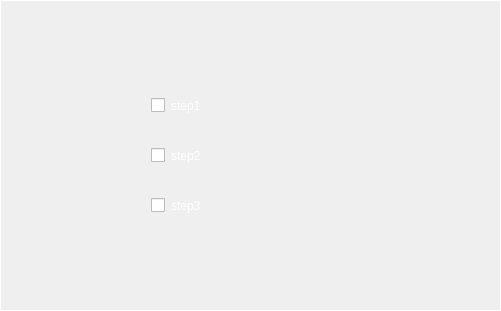
     <widget class="QFrame" name="mission_frame">
      <property name="geometry">
       <rect>
        <x>500</x>
        <y>520</y>
        <width>501</width>
        <height>311</height>
       </rect>
      </property>
      <property name="styleSheet">
       <string notr="true"> border: 1px solid white;
</string>
      </property>
      <property name="frameShape">
       <enum>QFrame::StyledPanel</enum>
      </property>
      <property name="frameShadow">
       <enum>QFrame::Raised</enum>
      </property>
      <widget class="QLabel" name="label_31">
       <property name="geometry">
        <rect>
         <x>100</x>
         <y>10</y>
         <width>321</width>
         <height>91</height>
        </rect>
       </property>
       <property name="styleSheet">
        <string notr="true">
font: 40px 15pt &quot;Ubuntu Condensed&quot;; 
border: 1px solid transparent;

color :rgb(238, 238, 236)</string>
       </property>
       <property name="text">
        <string>Mission Steps</string>
       </property>
      </widget>
      <widget class="QCheckBox" name="checkBox">
       <property name="geometry">
        <rect>
         <x>150</x>
         <y>80</y>
         <width>221</width>
         <height>51</height>
        </rect>
       </property>
       <property name="styleSheet">
        <string notr="true">color :rgb(255, 255, 255) ;
font: 75 15pt &quot;MS Shell Dlg 2&quot;;
border: 1px solid transparent;
</string>
       </property>
       <property name="text">
        <string>step1</string>
       </property>
      </widget>
      <widget class="QCheckBox" name="checkBox_2">
       <property name="geometry">
        <rect>
         <x>150</x>
         <y>180</y>
         <width>221</width>
         <height>51</height>
        </rect>
       </property>
       <property name="styleSheet">
        <string notr="true">color :rgb(255, 255, 255) ;
font: 75 15pt &quot;MS Shell Dlg 2&quot;;
border: 1px solid transparent;
</string>
       </property>
       <property name="text">
        <string>step3</string>
       </property>
      </widget>
      <widget class="QCheckBox" name="checkBox_3">
       <property name="geometry">
        <rect>
         <x>150</x>
         <y>130</y>
         <width>221</width>
         <height>51</height>
        </rect>
       </property>
       <property name="styleSheet">
        <string notr="true">color :rgb(255, 255, 255) ;
font: 75 15pt &quot;MS Shell Dlg 2&quot;;
border: 1px solid transparent;
</string>
       </property>
       <property name="text">
        <string>step2</string>
       </property>
      </widget>
     </widget>
